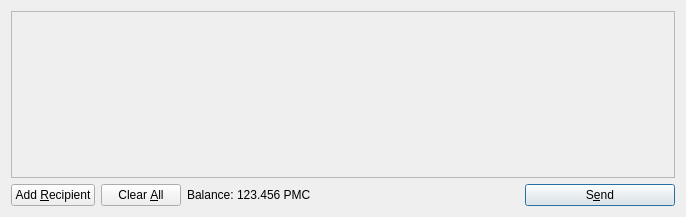
<?xml version="1.0" encoding="UTF-8"?>
<ui version="4.0">
 <class>SendCoinsDialog</class>
 <widget class="QDialog" name="SendCoinsDialog">
  <property name="geometry">
   <rect>
    <x>0</x>
    <y>0</y>
    <width>686</width>
    <height>217</height>
   </rect>
  </property>
  <property name="windowTitle">
   <string>Send Coins</string>
  </property>
  <layout class="QVBoxLayout" name="verticalLayout">
   <item>
    <widget class="QScrollArea" name="scrollArea">
     <property name="widgetResizable">
      <bool>true</bool>
     </property>
     <widget class="QWidget" name="scrollAreaWidgetContents">
      <property name="geometry">
       <rect>
        <x>0</x>
        <y>0</y>
        <width>666</width>
        <height>165</height>
       </rect>
      </property>
      <layout class="QVBoxLayout" name="verticalLayout_2">
       <property name="margin">
        <number>0</number>
       </property>
       <item>
        <layout class="QVBoxLayout" name="entries">
         <property name="spacing">
          <number>6</number>
         </property>
        </layout>
       </item>
       <item>
        <spacer name="verticalSpacer">
         <property name="orientation">
          <enum>Qt::Vertical</enum>
         </property>
         <property name="sizeHint" stdset="0">
          <size>
           <width>20</width>
           <height>40</height>
          </size>
         </property>
        </spacer>
       </item>
      </layout>
     </widget>
    </widget>
   </item>
   <item>
    <layout class="QHBoxLayout" name="horizontalLayout">
     <item>
      <widget class="QPushButton" name="addButton">
       <property name="toolTip">
        <string>Send to multiple recipients at once</string>
       </property>
       <property name="text">
        <string>Add &amp;Recipient</string>
       </property>
       <property name="icon">
        <iconset resource="../bitcoin.qrc">
         <normaloff>:/icons/add</normaloff>:/icons/add</iconset>
       </property>
       <property name="autoDefault">
        <bool>false</bool>
       </property>
      </widget>
     </item>
     <item>
      <widget class="QPushButton" name="clearButton">
       <property name="sizePolicy">
        <sizepolicy hsizetype="Minimum" vsizetype="Fixed">
         <horstretch>0</horstretch>
         <verstretch>0</verstretch>
        </sizepolicy>
       </property>
       <property name="toolTip">
        <string>Remove all transaction fields</string>
       </property>
       <property name="text">
        <string>Clear &amp;All</string>
       </property>
       <property name="icon">
        <iconset resource="../bitcoin.qrc">
         <normaloff>:/icons/remove</normaloff>:/icons/remove</iconset>
       </property>
       <property name="autoRepeatDelay">
        <number>300</number>
       </property>
       <property name="autoDefault">
        <bool>false</bool>
       </property>
      </widget>
     </item>
     <item>
      <layout class="QHBoxLayout" name="horizontalLayout_2">
       <property name="spacing">
        <number>3</number>
       </property>
       <item>
        <widget class="QLabel" name="label">
         <property name="text">
          <string>Balance:</string>
         </property>
        </widget>
       </item>
       <item>
        <widget class="QLabel" name="labelBalance">
         <property name="cursor">
          <cursorShape>IBeamCursor</cursorShape>
         </property>
         <property name="text">
          <string>123.456 PMC</string>
         </property>
         <property name="textInteractionFlags">
          <set>Qt::LinksAccessibleByMouse|Qt::TextSelectableByKeyboard|Qt::TextSelectableByMouse</set>
         </property>
        </widget>
       </item>
      </layout>
     </item>
     <item>
      <spacer name="horizontalSpacer">
       <property name="orientation">
        <enum>Qt::Horizontal</enum>
       </property>
       <property name="sizeHint" stdset="0">
        <size>
         <width>40</width>
         <height>20</height>
        </size>
       </property>
      </spacer>
     </item>
     <item>
      <widget class="QPushButton" name="sendButton">
       <property name="minimumSize">
        <size>
         <width>150</width>
         <height>0</height>
        </size>
       </property>
       <property name="toolTip">
        <string>Confirm the send action</string>
       </property>
       <property name="text">
        <string>S&amp;end</string>
       </property>
       <property name="icon">
        <iconset resource="../bitcoin.qrc">
         <normaloff>:/icons/send</normaloff>:/icons/send</iconset>
       </property>
       <property name="default">
        <bool>true</bool>
       </property>
      </widget>
     </item>
    </layout>
   </item>
  </layout>
 </widget>
 <resources>
  <include location="../bitcoin.qrc"/>
 </resources>
 <connections/>
</ui>
